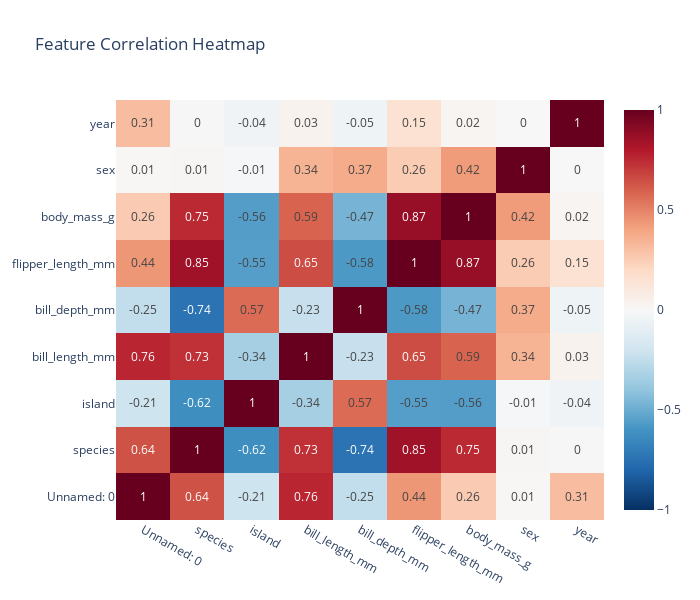

Notebook code for this chart:
### Markdown cell above
## COPY - PASTE

### Code cell
# Visualize feature correlations using a heatmap
# This helps identify which features are strongly related to each other
# and to the target variable (species)
import plotly.express as px
import plotly.graph_objects as go

# Calculate correlation matrix
corr_matrix = df.corr()

# Create an interactive heatmap with plotly
fig = go.Figure(data=go.Heatmap(
    z=corr_matrix.values,
    x=corr_matrix.columns,
    y=corr_matrix.columns,
    colorscale='RdBu_r',  # Similar to 'coolwarm'
    zmin=-1, zmax=1,
    text=corr_matrix.round(2).values,
    texttemplate='%{text}',
    textfont={'size': 12},
    hoverongaps=False
))

fig.update_layout(
    title='Feature Correlation Heatmap',
    width=700,
    height=600
)
fig.show()

### Figure 1 — Plotly figure (JSON) as saved in the notebook; plotly's stock layout.template omitted (floating-point values rounded to 4 significant figures)
{"data": [{"colorscale": [[0, "rgb(5,48,97)"], [0.1, "rgb(33,102,172)"], [0.2, "rgb(67,147,195)"], [0.3, "rgb(146,197,222)"], [0.4, "rgb(209,229,240)"], [0.5, "rgb(247,247,247)"], [0.6, "rgb(253,219,199)"], [0.7, "rgb(244,165,130)"], [0.8, "rgb(214,96,77)"], [0.9, "rgb(178,24,43)"], [1, "rgb(103,0,31)"]], "hoverongaps": false, "text": [[1.0, 0.64, -0.21, 0.76, -0.25, 0.44, 0.26, 0.01, 0.31], [0.64, 1.0, -0.62, 0.73, -0.74, 0.85, 0.75, 0.01, 0.0], [-0.21, -0.62, 1.0, -0.34, 0.57, -0.55, -0.56, -0.01, -0.04], [0.76, 0.73, -0.34, 1.0, -0.23, 0.65, 0.59, 0.34, 0.03], [-0.25, -0.74, 0.57, -0.23, 1.0, -0.58, -0.47, 0.37, -0.05], [0.44, 0.85, -0.55, 0.65, -0.58, 1.0, 0.87, 0.26, 0.15], [0.26, 0.75, -0.56, 0.59, -0.47, 0.87, 1.0, 0.42, 0.02], [0.01, 0.01, -0.01, 0.34, 0.37, 0.26, 0.42, 1.0, -0.0], [0.31, 0.0, -0.04, 0.03, -0.05, 0.15, 0.02, -0.0, 1.0]], "textfont": {"size": 12}, "texttemplate": "%{text}", "type": "heatmap", "x": ["Unnamed: 0", "species", "island", "bill_length_mm", "bill_depth_mm", "flipper_length_mm", "body_mass_g", "sex", "year"], "y": ["Unnamed: 0", "species", "island", "bill_length_mm", "bill_depth_mm", "flipper_length_mm", "body_mass_g", "sex", "year"], "z": [[1.0, 0.6391, -0.2083, 0.7628, -0.247, 0.44, 0.2604, 0.008958, 0.3098], [0.6391, 1.0, -0.6224, 0.7305, -0.7403, 0.8507, 0.7504, 0.01096, 0.004727], [-0.2083, -0.6224, 1.0, -0.3372, 0.568, -0.5544, -0.5595, -0.01243, -0.04211], [0.7628, 0.7305, -0.3372, 1.0, -0.2286, 0.6531, 0.5895, 0.3441, 0.03266], [-0.247, -0.7403, 0.568, -0.2286, 1.0, -0.5778, -0.472, 0.3727, -0.04818], [0.44, 0.8507, -0.5544, 0.6531, -0.5778, 1.0, 0.873, 0.2552, 0.1511], [0.2604, 0.7504, -0.5595, 0.5895, -0.472, 0.873, 1.0, 0.425, 0.02186], [0.008958, 0.01096, -0.01243, 0.3441, 0.3727, 0.2552, 0.425, 1.0, -0.0004666], [0.3098, 0.004727, -0.04211, 0.03266, -0.04818, 0.1511, 0.02186, -0.0004666, 1.0]], "zmax": 1, "zmin": -1}], "layout": {"height": 600, "title": {"text": "Feature Correlation Heatmap"}, "width": 700}}
